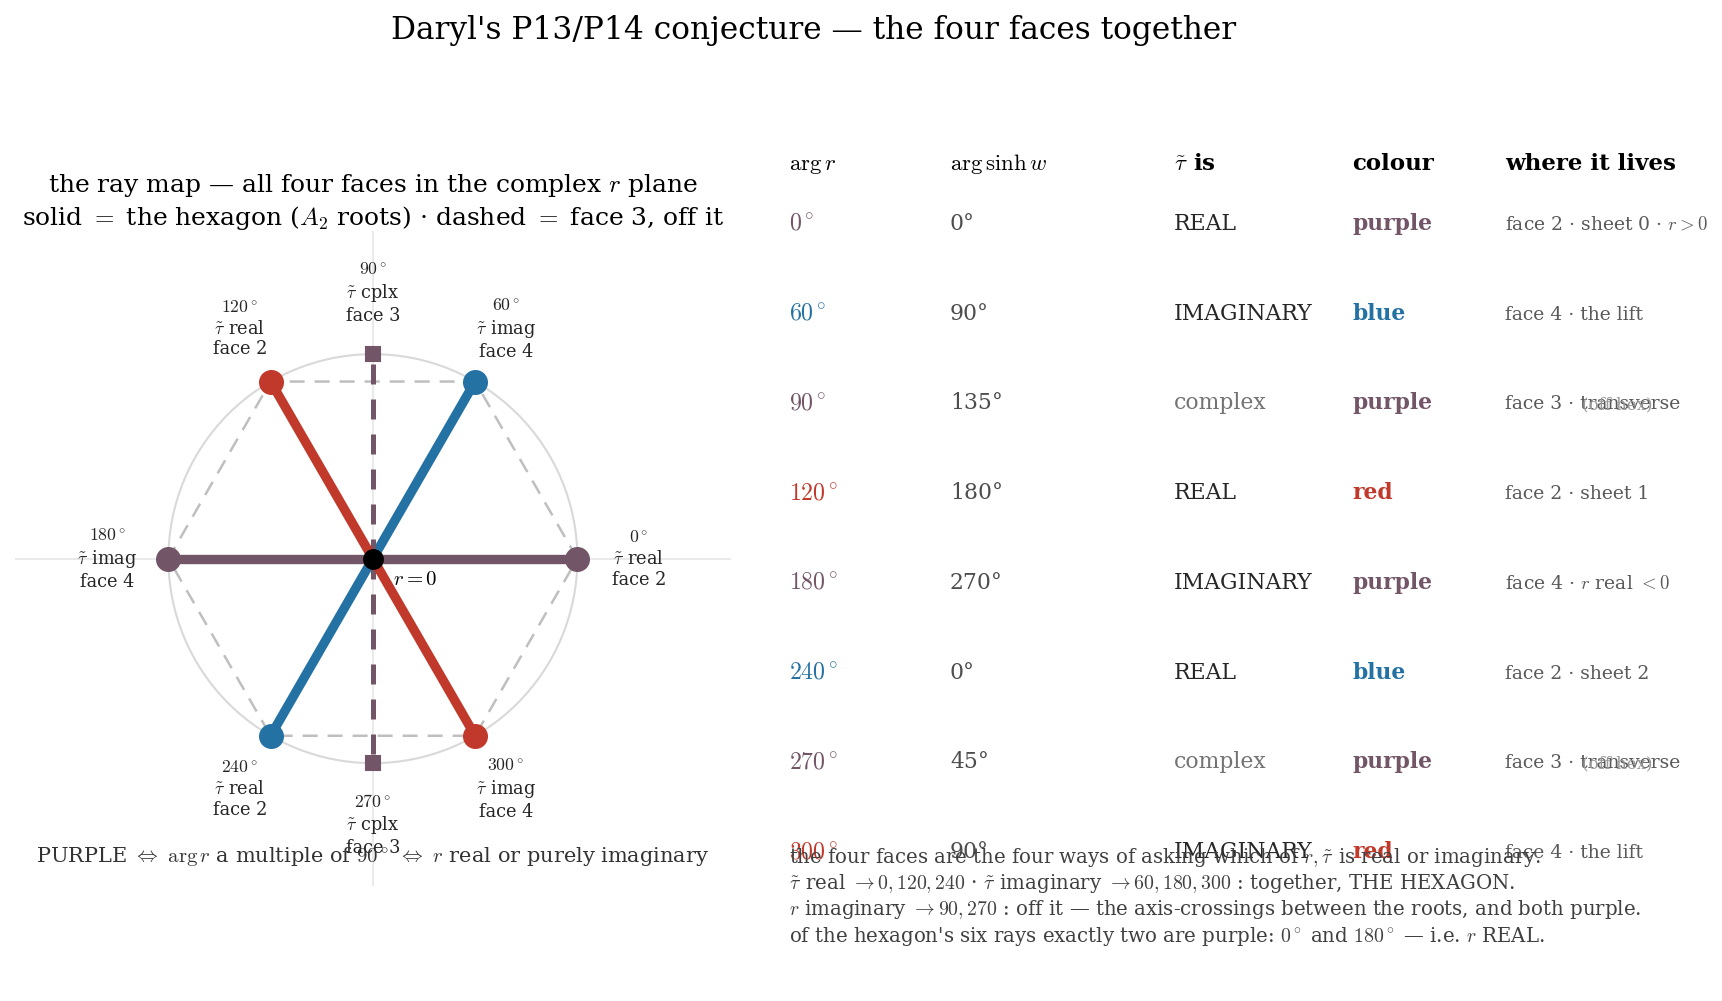

The Python source for this figure:
"""DARYL'S P13/P14 CONJECTURE -- ALL FOUR FACES TOGETHER, and the ray map that unifies them.

THE RULE THAT FALLS OUT (r1079, verified): for r = |r| e^{i theta}, r^3 = 2M a^2 sinh^2(w) forces
arg sinh(w) = 3 theta/2, which fixes the CHARACTER of tau~:

   arg r    arg sinh w    tau~ is      colour by Daryl's rule
     0         0          REAL         PURPLE   (on the +Re r axis: a quadrant boundary)
    60        90          IMAGINARY    blue     (Q1)
    90       135          complex      PURPLE   (on the +Im r axis)
   120       180          REAL         red      (Q2)
   180       270          IMAGINARY    PURPLE   (on the -Re r axis)  <- r real NEGATIVE
   240         0          REAL         blue     (Q3)
   270        45          complex      PURPLE   (on the -Im r axis)
   300        90          IMAGINARY    red      (Q4)

*** PURPLE <=> arg r is a multiple of 90 <=> r is REAL or PURELY IMAGINARY. ***
Purple is an r-CONDITION. It says nothing about tau~: the purples at 0 (tau~ real), 90 (complex),
180 (tau~ imaginary), 270 (complex) share no tau~ character. But the TWO ON FACE 3 (90, 270) have
tau~ NEITHER purely real NOR purely imaginary -- those purples have no real tau~.

THE FOUR FACES ARE THE FOUR WAYS OF ASKING "which of r, tau~ is real / imaginary":
   face 1  r REAL,      tau~ complex   -> arg r = 0, 180        the smooth bead; the lift as a segment
   face 2  tau~ REAL,   r complex      -> arg r = 0, 120, 240   the three sheets
   face 4  tau~ IMAG,   r complex      -> arg r = 60, 180, 300  THE LIFT: |r| <= A, periodic
   face 3  r IMAG,      tau~ complex   -> arg r = 90, 270       TRANSVERSE: between the rays

THE HEXAGON = faces 2 + 4 = arg r 0,60,120,180,240,300 -- the six roots of A2.
   of its six rays exactly TWO are purple: 0 and 180, i.e. r REAL. Four are coloured: 60,120,240,300.
   Face 3's purples (90,270) sit OFF the hexagon: the axis-crossings BETWEEN the roots.

*** STATUS: A CONJECTURE. Not derived. Not species = sign(r) -- which has no referent at all on
faces 3 and 4's off-real rays. No face settles it; the object is C_r x C_tau~. THE RHYME STAYS A
RHYME until A3 works it whole. These pictures carry the conjecture; they do not test it. ***
"""
import numpy as np, matplotlib; matplotlib.use('Agg'); import matplotlib.pyplot as plt
import matplotlib.colors as mc
plt.rcParams.update({'font.family':'serif','font.size':12,'mathtext.fontset':'cm'})
BLUE, RED = '#2471a3', '#c0392b'
PURPLE = tuple((np.array(mc.to_rgb(RED)) + np.array(mc.to_rgb(BLUE)))/2)
A = 2**(1/3)/np.sqrt(3)

def col(theta):
    t = theta % 360
    if t % 90 == 0: return PURPLE                       # on an axis: two-in-one
    return BLUE if (0 < t < 90 or 180 < t < 270) else RED

fig = plt.figure(figsize=(14.2, 7.4))
gs = fig.add_gridspec(1, 2, width_ratios=[1, 1.25], wspace=0.05)

# ---------------- LEFT: the ray map -- all four faces at once, in the complex r plane ----------------
ax = fig.add_subplot(gs[0,0])
ax.add_artist(plt.Circle((0,0), 1.0, fill=False, color='0.85', lw=1))
FACE = {0:'2', 60:'4', 90:'3', 120:'2', 180:'4', 240:'2', 270:'3', 300:'4'}
CHAR = {0:'real', 60:'imag', 90:'cplx', 120:'real', 180:'imag', 240:'real', 270:'cplx', 300:'imag'}
for th in [0,60,90,120,180,240,270,300]:
    c = col(th); on_hex = (th % 60 == 0)
    x, y = np.cos(np.deg2rad(th)), np.sin(np.deg2rad(th))
    ax.plot([0, x],[0, y], color=c, lw=4.5 if on_hex else 2.4, ls='-' if on_hex else (0,(4,3)), zorder=3)
    ax.plot(x, y, 'o' if on_hex else 's', color=c, ms=11 if on_hex else 7, zorder=4)
    ax.annotate(f'${th}^\\circ$\n$\\tilde\\tau$ {CHAR[th]}\nface {FACE[th]}', (x,y),
                xytext=(1.30*x, 1.30*y), ha='center', va='center', fontsize=8.5, color='0.15')
hexx = [np.cos(np.deg2rad(t)) for t in range(0,361,60)]; hexy = [np.sin(np.deg2rad(t)) for t in range(0,361,60)]
ax.plot(hexx, hexy, color='0.75', lw=1.2, ls=(0,(6,4)), zorder=1)
ax.axhline(0, color='0.9', lw=0.8, zorder=0); ax.axvline(0, color='0.9', lw=0.8, zorder=0)
ax.plot(0,0,'o',color='k',ms=9, zorder=5); ax.annotate('$r=0$', (0,0), xytext=(0.10,-0.13), fontsize=10)
ax.set_aspect('equal'); ax.set_xlim(-1.75,1.75); ax.set_ylim(-1.6,1.6); ax.axis('off')
ax.set_title('the ray map — all four faces in the complex $r$ plane\n'
             'solid $=$ the hexagon ($A_2$ roots) · dashed $=$ face 3, off it',
             fontsize=12, pad=2)
ax.text(0, -1.48, 'PURPLE $\\Leftrightarrow$ $\\arg r$ a multiple of $90^\\circ$ $\\Leftrightarrow$ $r$ real or purely imaginary',
        ha='center', fontsize=10, color='0.2')

# ---------------- RIGHT: the table ----------------
ax2 = fig.add_subplot(gs[0,1]); ax2.axis('off')
rows = [(0,'0°','REAL','purple','face 2 · sheet 0 · $r>0$'),
        (60,'90°','IMAGINARY','blue','face 4 · the lift'),
        (90,'135°','complex','purple','face 3 · transverse'),
        (120,'180°','REAL','red','face 2 · sheet 1'),
        (180,'270°','IMAGINARY','purple','face 4 · $r$ real $<0$'),
        (240,'0°','REAL','blue','face 2 · sheet 2'),
        (270,'45°','complex','purple','face 3 · transverse'),
        (300,'90°','IMAGINARY','red','face 4 · the lift')]
ax2.text(0.02, 0.955, '$\\arg r$', fontsize=11, fontweight='bold')
ax2.text(0.20, 0.955, '$\\arg\\sinh w$', fontsize=11, fontweight='bold')
ax2.text(0.45, 0.955, '$\\tilde\\tau$ is', fontsize=11, fontweight='bold')
ax2.text(0.65, 0.955, 'colour', fontsize=11, fontweight='bold')
ax2.text(0.82, 0.955, 'where it lives', fontsize=11, fontweight='bold')
for i,(th,sh,ch,cl,wh) in enumerate(rows):
    y = 0.885 - i*0.105
    c = col(th); hexed = (th % 60 == 0)
    ax2.text(0.02, y, f'${th}^\\circ$', fontsize=11.5, color=c, fontweight='bold' if hexed else 'normal')
    ax2.text(0.20, y, sh, fontsize=10.5, color='0.3')
    ax2.text(0.45, y, ch, fontsize=10.5, color='0.15' if ch!='complex' else '0.45')
    ax2.text(0.65, y, cl, fontsize=10.5, color=c, fontweight='bold')
    ax2.text(0.82, y, wh, fontsize=9, color='0.35')
    if not hexed: ax2.text(0.985, y, '(off hex)', fontsize=8, color='0.6', ha='right')
ax2.text(0.02, 0.045,
 'the four faces are the four ways of asking which of $r,\\tilde\\tau$ is real or imaginary.\n'
 '$\\tilde\\tau$ real $\\rightarrow 0,120,240$ · $\\tilde\\tau$ imaginary $\\rightarrow 60,180,300$ : together, THE HEXAGON.\n'
 '$r$ imaginary $\\rightarrow 90,270$ : off it — the axis-crossings between the roots, and both purple.\n'
 'of the hexagon\'s six rays exactly two are purple: $0^\\circ$ and $180^\\circ$ — i.e. $r$ REAL.',
 fontsize=9.5, color='0.25', va='bottom')
fig.suptitle("Daryl's P13/P14 conjecture — the four faces together", fontsize=15, y=0.985)
plt.savefig('daryl_p13p14_all_faces.pdf', bbox_inches='tight')
plt.savefig('daryl_p13p14_all_faces.png', dpi=150, bbox_inches='tight')
print('purple rays: 0, 90, 180, 270  (r real or purely imaginary)')
print('hexagon: 0,60,120,180,240,300 -- two purple (0,180 = r real), four coloured')
print('face 3 (90,270): both purple, both OFF the hexagon, tau~ neither real nor imaginary')
